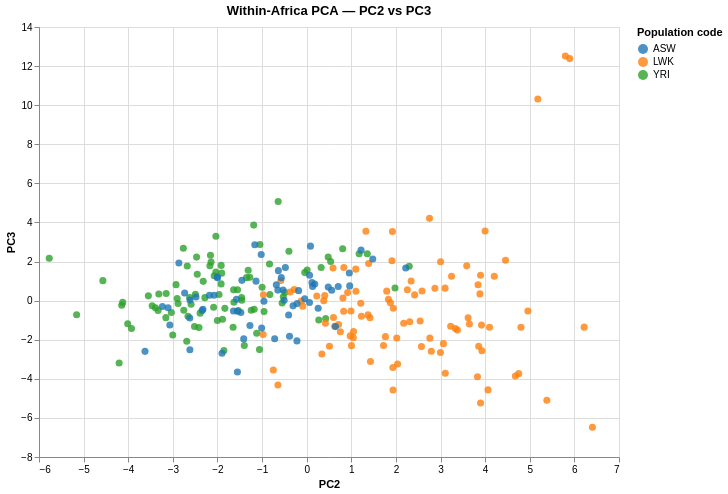

Notebook code cell kept with this figure:
### Code cell
# Creating PC2 v PC3 chart

chart_afr_pc2v3 = alt.Chart(df_afr).mark_circle(size=50, opacity=0.8).encode(
    x='PC2:Q', y='PC3:Q',
    color=alt.Color('Population code:N',
        scale=alt.Scale(scheme='category10')),
    tooltip=['Sample:N', 'Population name:N']
).properties(
    title='Within-Africa PCA — PC2 vs PC3',
    width=580, height=430).interactive()

chart_afr_pc2v3.save('/Users/tim/bioinformatics-portfolio/01b-genes-and-geography/results/figures/pca_africa_pc2v3.html')
chart_afr_pc2v3

### Figure 1 — Vega-Lite specification as saved in the notebook (floating-point values rounded to 4 significant figures; data arrays with more than 128 entries replaced by an {"elided": "..."} marker saying what was removed)
{"config": {"view": {"continuousWidth": 300, "continuousHeight": 300}}, "data": {"name": "data-a53c4531a66dd2eef0ae90b739d8259a"}, "mark": {"type": "circle", "opacity": 0.8, "size": 50}, "encoding": {"color": {"field": "Population code", "scale": {"scheme": "category10"}, "type": "nominal"}, "tooltip": [{"field": "Sample", "type": "nominal"}, {"field": "Population name", "type": "nominal"}], "x": {"field": "PC2", "type": "quantitative"}, "y": {"field": "PC3", "type": "quantitative"}}, "height": 430, "params": [{"name": "param_1e9efca18e7a2868", "select": {"type": "interval", "encodings": ["x", "y"]}, "bind": "scales"}], "title": "Within-Africa PCA — PC2 vs PC3", "width": 580, "$schema": "https://vega.github.io/schema/vega-lite/v6.4.1.json", "datasets": {"data-a53c4531a66dd2eef0ae90b739d8259a": {"elided": "246 records"}}}
